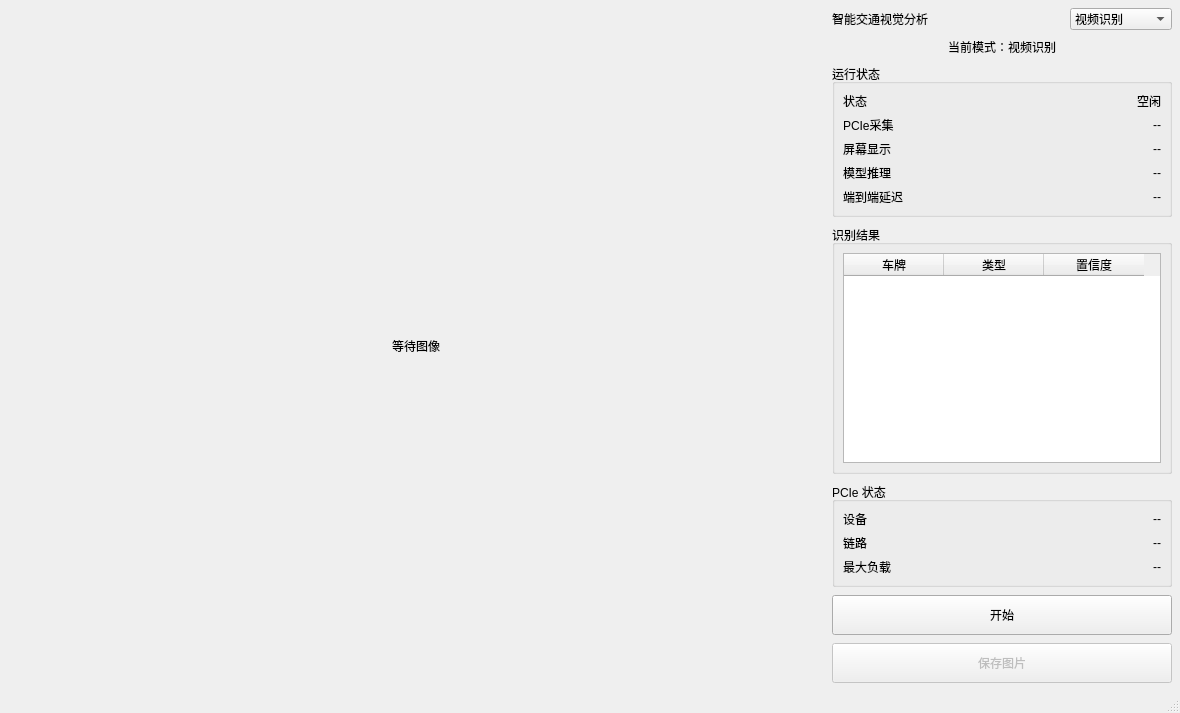
<?xml version="1.0" encoding="UTF-8"?>
<ui version="4.0">
 <class>MainWindow</class>
 <widget class="QMainWindow" name="MainWindow">
  <property name="geometry">
   <rect>
    <x>0</x>
    <y>0</y>
    <width>1180</width>
    <height>680</height>
   </rect>
  </property>
  <property name="windowTitle">
   <string>智能交通视觉分析系统</string>
  </property>
  <widget class="QWidget" name="centralWidget">
   <layout class="QHBoxLayout" name="rootLayout">
    <property name="leftMargin"><number>8</number></property>
    <property name="topMargin"><number>8</number></property>
    <property name="rightMargin"><number>8</number></property>
    <property name="bottomMargin"><number>8</number></property>
    <property name="spacing"><number>8</number></property>
    <item>
     <widget class="QLabel" name="videoLabel">
      <property name="minimumSize">
       <size><width>760</width><height>420</height></size>
      </property>
      <property name="text">
       <string>等待图像</string>
      </property>
      <property name="alignment">
       <set>Qt::AlignCenter</set>
      </property>
     </widget>
    </item>
    <item>
     <widget class="QWidget" name="sidePanel">
      <property name="minimumSize">
       <size><width>340</width><height>0</height></size>
      </property>
      <property name="maximumSize">
       <size><width>340</width><height>16777215</height></size>
      </property>
      <layout class="QVBoxLayout" name="sideLayout">
       <property name="leftMargin"><number>0</number></property>
       <property name="topMargin"><number>0</number></property>
       <property name="rightMargin"><number>0</number></property>
       <property name="bottomMargin"><number>0</number></property>
       <property name="spacing"><number>8</number></property>
       <item>
        <layout class="QHBoxLayout" name="headerLayout">
         <property name="spacing"><number>8</number></property>
         <item>
          <widget class="QLabel" name="titleLabel">
           <property name="text">
            <string>智能交通视觉分析</string>
           </property>
          </widget>
         </item>
         <item>
          <spacer name="headerSpacer">
           <property name="orientation"><enum>Qt::Horizontal</enum></property>
           <property name="sizeHint" stdset="0">
            <size><width>20</width><height>20</height></size>
           </property>
          </spacer>
         </item>
         <item>
          <widget class="QComboBox" name="modeComboBox">
           <item>
            <property name="text"><string>视频识别</string></property>
           </item>
           <item>
            <property name="text"><string>图片识别</string></property>
           </item>
           <item>
            <property name="text"><string>行人违法检测</string></property>
           </item>
          </widget>
         </item>
        </layout>
       </item>
       <item>
        <widget class="QLabel" name="modeBadgeLabel">
         <property name="text">
          <string>当前模式：视频识别</string>
         </property>
         <property name="alignment">
          <set>Qt::AlignCenter</set>
         </property>
        </widget>
       </item>
       <item>
        <widget class="QGroupBox" name="runtimeGroup">
         <property name="title">
          <string>运行状态</string>
         </property>
         <layout class="QGridLayout" name="runtimeGrid">
          <property name="leftMargin"><number>8</number></property>
          <property name="topMargin"><number>8</number></property>
          <property name="rightMargin"><number>8</number></property>
          <property name="bottomMargin"><number>8</number></property>
          <property name="horizontalSpacing"><number>8</number></property>
          <property name="verticalSpacing"><number>6</number></property>
          <item row="0" column="0">
           <widget class="QLabel" name="stateKeyLabel">
            <property name="text"><string>状态</string></property>
           </widget>
          </item>
          <item row="0" column="1">
           <widget class="QLabel" name="stateValueLabel">
            <property name="text"><string>空闲</string></property>
            <property name="alignment"><set>Qt::AlignRight|Qt::AlignTrailing|Qt::AlignVCenter</set></property>
           </widget>
          </item>
          <item row="1" column="0">
           <widget class="QLabel" name="fpsKeyLabel">
            <property name="text"><string>PCIe采集</string></property>
           </widget>
          </item>
          <item row="1" column="1">
           <widget class="QLabel" name="fpsValueLabel">
            <property name="text"><string>--</string></property>
            <property name="alignment"><set>Qt::AlignRight|Qt::AlignTrailing|Qt::AlignVCenter</set></property>
           </widget>
          </item>
          <item row="2" column="0">
           <widget class="QLabel" name="capturedKeyLabel">
            <property name="text"><string>屏幕显示</string></property>
           </widget>
          </item>
          <item row="2" column="1">
           <widget class="QLabel" name="capturedValueLabel">
            <property name="text"><string>--</string></property>
            <property name="alignment"><set>Qt::AlignRight|Qt::AlignTrailing|Qt::AlignVCenter</set></property>
           </widget>
          </item>
          <item row="3" column="0">
           <widget class="QLabel" name="inferenceKeyLabel">
            <property name="text"><string>模型推理</string></property>
           </widget>
          </item>
          <item row="3" column="1">
           <widget class="QLabel" name="inferenceValueLabel">
            <property name="text"><string>--</string></property>
            <property name="alignment"><set>Qt::AlignRight|Qt::AlignTrailing|Qt::AlignVCenter</set></property>
           </widget>
          </item>
          <item row="4" column="0">
           <widget class="QLabel" name="latencyKeyLabel">
            <property name="text"><string>端到端延迟</string></property>
           </widget>
          </item>
          <item row="4" column="1">
           <widget class="QLabel" name="latencyValueLabel">
            <property name="text"><string>--</string></property>
            <property name="alignment"><set>Qt::AlignRight|Qt::AlignTrailing|Qt::AlignVCenter</set></property>
           </widget>
          </item>
         </layout>
        </widget>
       </item>
       <item>
        <widget class="QGroupBox" name="resultGroup">
         <property name="title">
          <string>识别结果</string>
         </property>
         <layout class="QVBoxLayout" name="resultLayout">
          <property name="leftMargin"><number>8</number></property>
          <property name="topMargin"><number>8</number></property>
          <property name="rightMargin"><number>8</number></property>
          <property name="bottomMargin"><number>8</number></property>
          <item>
           <widget class="QTableWidget" name="resultTableWidget">
            <property name="minimumSize">
             <size><width>0</width><height>210</height></size>
            </property>
            <property name="columnCount">
             <number>3</number>
            </property>
            <column>
             <property name="text">
              <string>车牌</string>
             </property>
            </column>
            <column>
             <property name="text">
              <string>类型</string>
             </property>
            </column>
            <column>
             <property name="text">
              <string>置信度</string>
             </property>
            </column>
           </widget>
          </item>
         </layout>
        </widget>
       </item>
       <item>
        <widget class="QGroupBox" name="pcieGroup">
         <property name="title">
          <string>PCIe 状态</string>
         </property>
         <layout class="QGridLayout" name="pcieGrid">
          <property name="leftMargin"><number>8</number></property>
          <property name="topMargin"><number>8</number></property>
          <property name="rightMargin"><number>8</number></property>
          <property name="bottomMargin"><number>8</number></property>
          <property name="horizontalSpacing"><number>8</number></property>
          <property name="verticalSpacing"><number>6</number></property>
          <item row="0" column="0">
           <widget class="QLabel" name="deviceKeyLabel">
            <property name="text"><string>设备</string></property>
           </widget>
          </item>
          <item row="0" column="1">
           <widget class="QLabel" name="deviceValueLabel">
            <property name="text"><string>--</string></property>
            <property name="alignment"><set>Qt::AlignRight|Qt::AlignTrailing|Qt::AlignVCenter</set></property>
           </widget>
          </item>
          <item row="1" column="0">
           <widget class="QLabel" name="linkKeyLabel">
            <property name="text"><string>链路</string></property>
           </widget>
          </item>
          <item row="1" column="1">
           <widget class="QLabel" name="linkValueLabel">
            <property name="text"><string>--</string></property>
            <property name="alignment"><set>Qt::AlignRight|Qt::AlignTrailing|Qt::AlignVCenter</set></property>
           </widget>
          </item>
          <item row="2" column="0">
           <widget class="QLabel" name="payloadKeyLabel">
            <property name="text"><string>最大负载</string></property>
           </widget>
          </item>
          <item row="2" column="1">
           <widget class="QLabel" name="payloadValueLabel">
            <property name="text"><string>--</string></property>
            <property name="alignment"><set>Qt::AlignRight|Qt::AlignTrailing|Qt::AlignVCenter</set></property>
           </widget>
          </item>
         </layout>
        </widget>
       </item>
       <item>
        <spacer name="bottomSpacer">
         <property name="orientation"><enum>Qt::Vertical</enum></property>
         <property name="sizeType"><enum>QSizePolicy::Expanding</enum></property>
         <property name="sizeHint" stdset="0">
          <size><width>20</width><height>8</height></size>
         </property>
        </spacer>
       </item>
       <item>
        <widget class="QPushButton" name="startButton">
         <property name="minimumSize">
          <size><width>0</width><height>40</height></size>
         </property>
         <property name="text">
          <string>开始</string>
         </property>
        </widget>
       </item>
       <item>
        <widget class="QPushButton" name="saveButton">
         <property name="minimumSize">
          <size><width>0</width><height>40</height></size>
         </property>
         <property name="text">
          <string>保存图片</string>
         </property>
         <property name="enabled">
          <bool>false</bool>
         </property>
        </widget>
       </item>
      </layout>
     </widget>
    </item>
   </layout>
  </widget>
  <widget class="QStatusBar" name="statusbar"/>
 </widget>
 <resources/>
 <connections/>
</ui>
